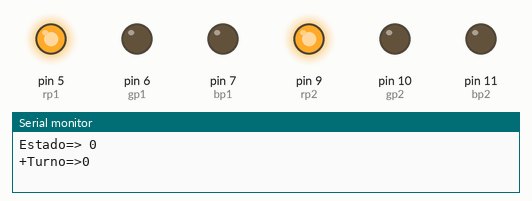
Simulated run of this sketch. Board: Arduino Uno, built with avr-gcc and run on an emulated ATmega328P. On the bench: output pins drawn as LEDs (lit = HIGH), the last lines printed to the serial monitor.

Above: at 1.5 s.
At 5.5 s:
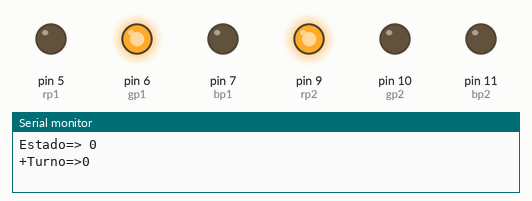
At 10.5 s:
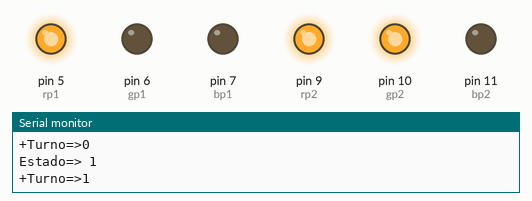
At 12.5 s:
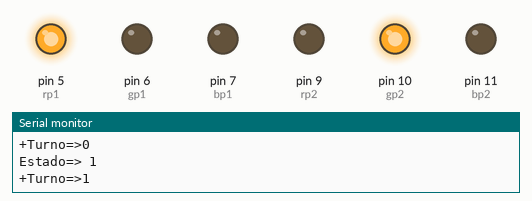
At 17.5 s:
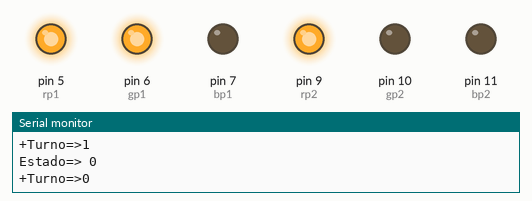
Timing chart, 0 to 18.2 s (numbered marks = the images above):
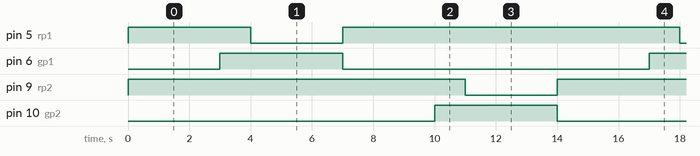

The sketch:

semaforo.ino
```cpp
/*
 * @Author: CristianMarinT
 * @Date: 2019-04-04 10:06:04
 * @Last Modified by:   CristianMarinT
 * @Last Modified time: 2019-04-04 10:06:04
 */

// Leds
const int rp1 = 5;
const int gp1 = 6;
const int bp1 = 7;

const int rp2 = 9;
const int gp2 = 10;
const int bp2 = 11;

// colores
const int colors [3][3]={
    {255,0,0}, //Rojo
    {255,255,0}, //Amarillo
    {0,255,0} //verde
};

// Variable que controla el turno global de los semaforos.
int estado=0;

void setup()
{
  Serial.begin(9600);

  //  Inicialización de los pines
  pinMode(rp1, OUTPUT);
  pinMode(gp1, OUTPUT);
  pinMode(bp1, OUTPUT);

  pinMode(rp2, OUTPUT);
  pinMode(gp2, OUTPUT);
  pinMode(bp2, OUTPUT);

  setColor(0,rp2,gp2,bp2);  // Rojo
}

void loop()
{
    semaforo(0,rp1,gp1,bp1);
    semaforo(1,rp2,gp2,bp2);
    estado=0;
}


// Estable un color al led en RGB
void setColor(int color,int rp,int gp,int bp)
{
  analogWrite(rp,colors[color][0]);
  analogWrite(gp,colors[color][1]);
  analogWrite(bp,colors[color][2]);
}


// Usa la variable global del estado
// y una segunda para determinar el
// momento (turno) adecuado para ser activado
void semaforo(int turno,int rp,int gp,int bp){
    while(estado==turno){
        Serial.print("Estado=> ");Serial.println(estado);
        Serial.print("+Turno=>");Serial.println(estado);

        setColor(0,rp,gp,bp);  // Rojo
        delay(3000);
        setColor(1,rp,gp,bp);  // Amarillo
        delay(1000);
        setColor(2,rp,gp,bp);  // Verde
        delay(3000);
        setColor(0,rp,gp,bp);  // Rojo
        estado++;
    }
}


// Circuito en:
// https://www.tinkercad.com/things/6OLDgHV13Kl
```

Measured:
- by itself, pin 5 (rp1): repeats every 14.0 s: LOW 3.0 s, HIGH 11.0 s
- by itself, pin 6 (gp1), pin 10 (gp2): alternates HIGH for 4.0 s and LOW for 10.0 s
- by itself, pin 9 (rp2): alternates HIGH for 11.0 s and LOW for 3.0 s
